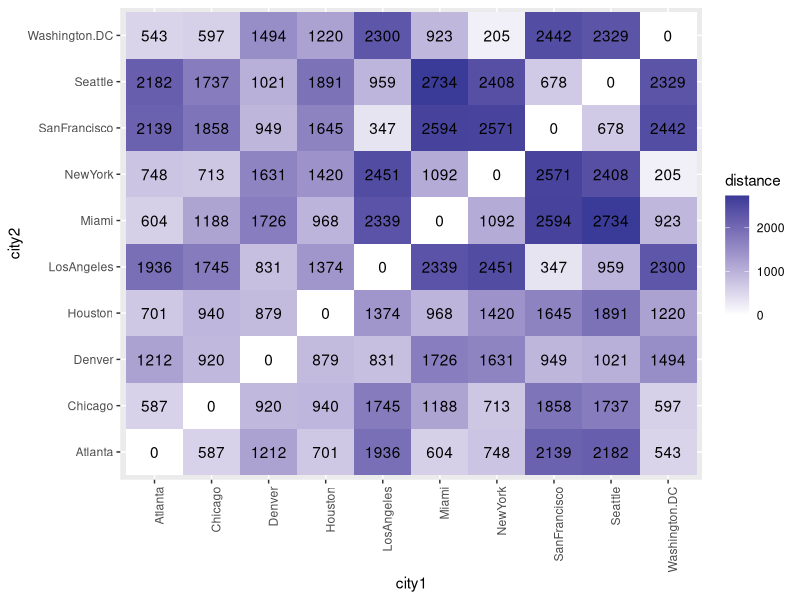
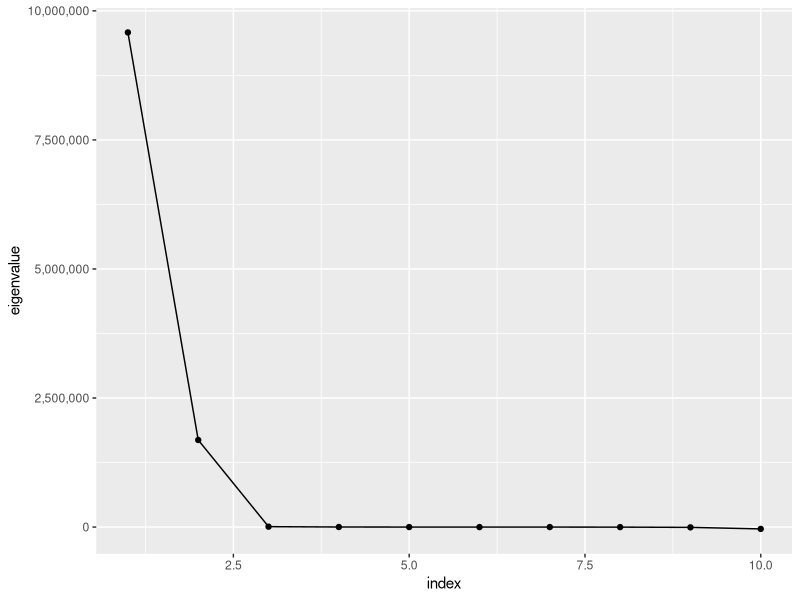
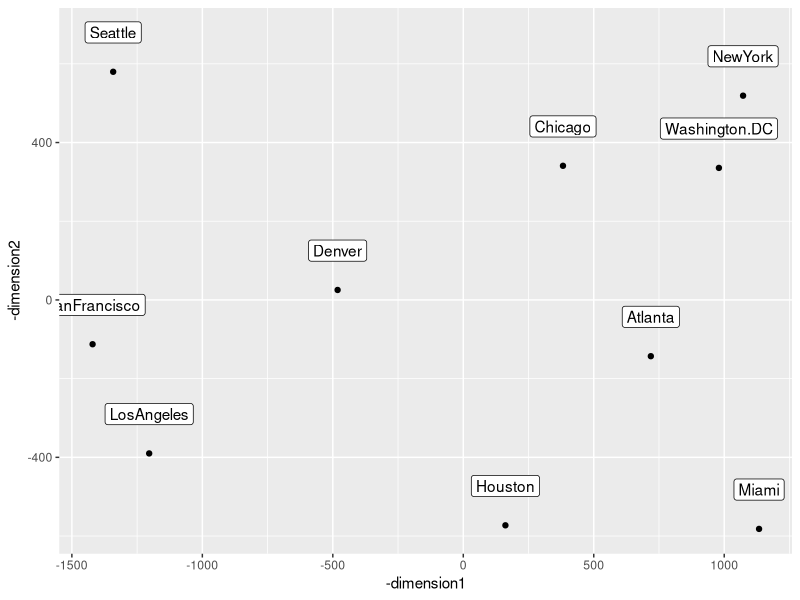
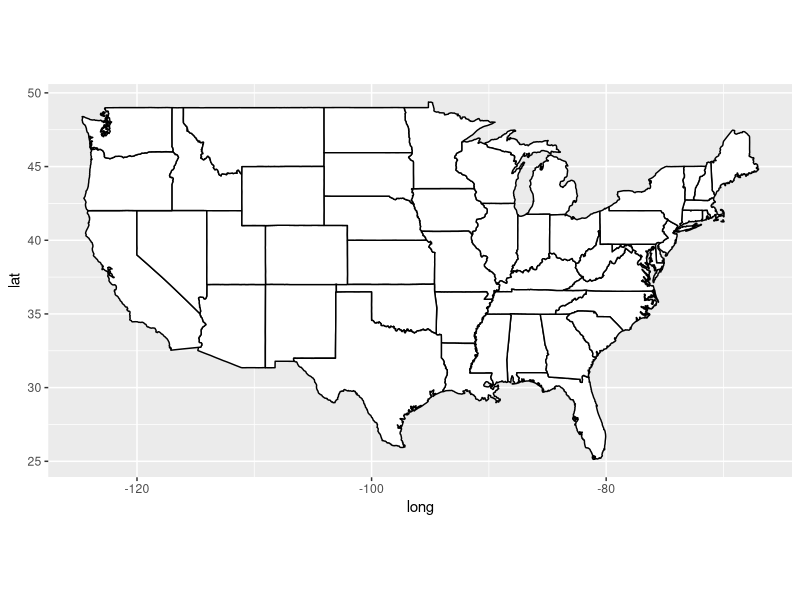
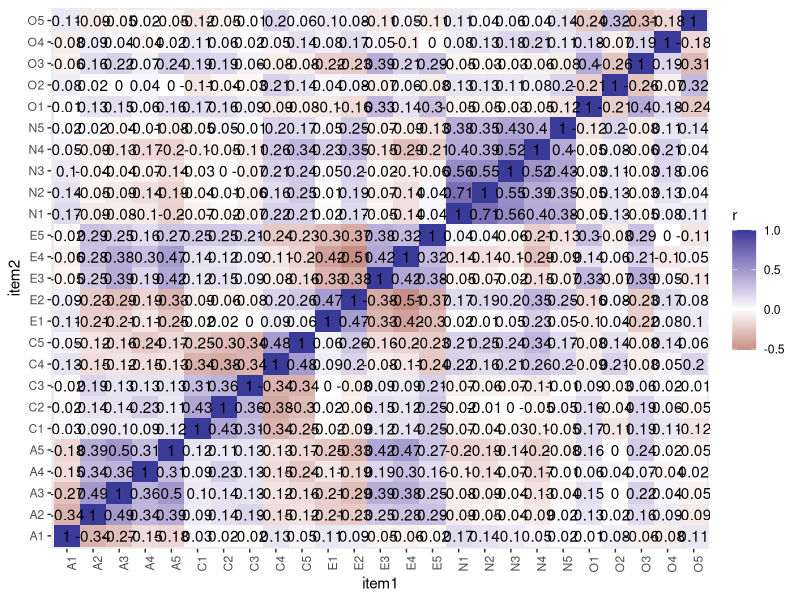
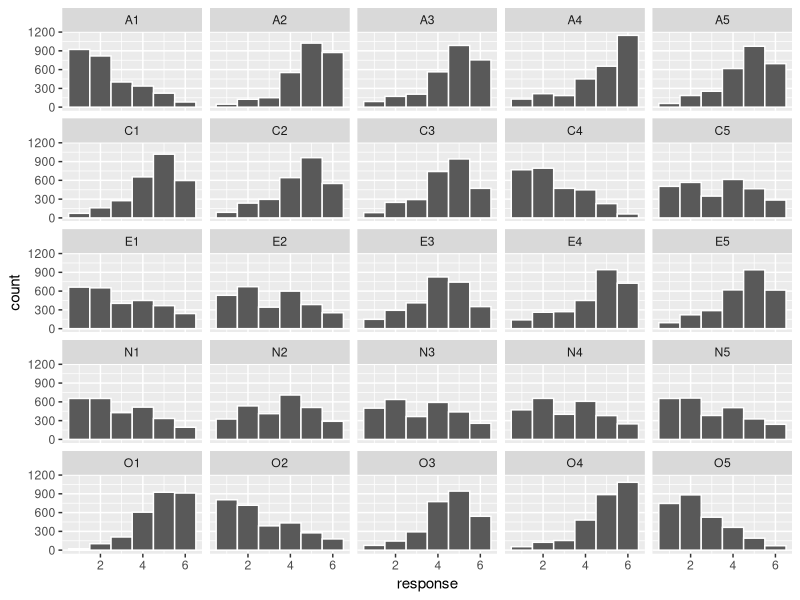
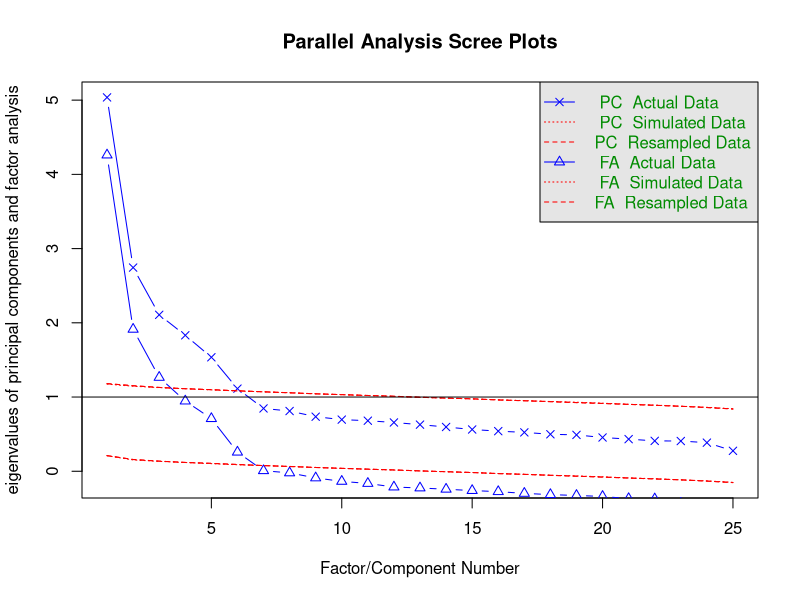
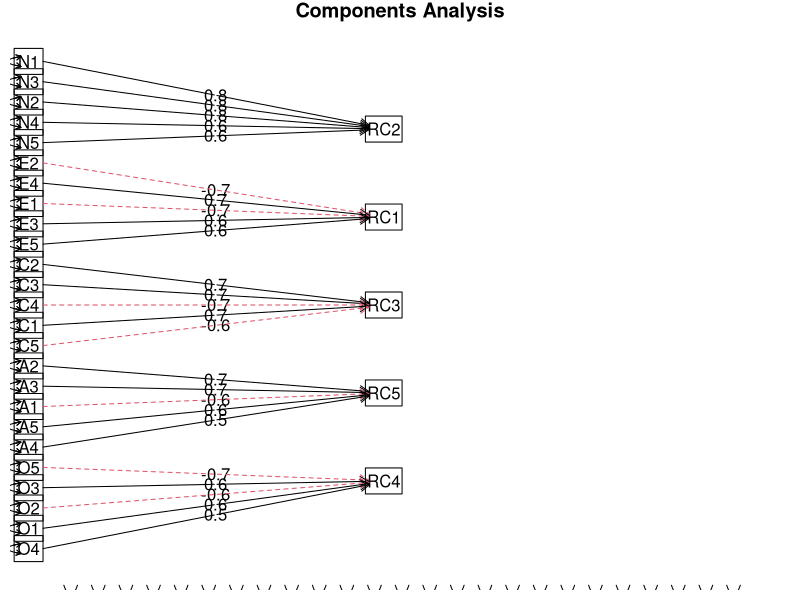

Write the R code that produced these figures, in order.
## ---- chunk 1

# install.packages("tidyverse")
# install.packages("knitr")
# install.packages("maps")
# install.packages("psych")
# install.packages("MASS")

library(tidyverse)
library(knitr)
library(maps)
library(psych)
library(MASS)

# use select from dplyr
select <- dplyr::select

## ---- chunk 2

UScitiesD %>% 
  as.matrix() %>% 
  kable()

## ---- chunk 3

UScitiesD %>% 
  as.matrix() %>% 
  as.data.frame() %>% 
  mutate(city1 = rownames(.)) %>% 
  gather(key = city2, value = distance, -city1) %>% 
  ggplot(mapping = aes(x = city1, y = city2, fill = distance, label = distance)) +
  geom_tile() +
  geom_text() +
  scale_fill_gradient2() +
  theme(axis.text.x = element_text(angle = 90, hjust = 1))

## ---- chunk 4

# give it distance values and number of dimensions
# also ask for the function to output eigenvalues
cmdscale.fit1 <- cmdscale(UScitiesD, k = 2, eig = TRUE)

## ---- chunk 5

tibble(index = 1:length(cmdscale.fit1$eig),
       eigenvalue = cmdscale.fit1$eig) %>% 
  ggplot(mapping = aes(x = index, y = eigenvalue)) +
  geom_line() +
  geom_point() +
  scale_y_continuous(labels = scales::comma)

## ---- chunk 6

cmdscale.data <- tibble(city = rownames(cmdscale.fit1$points),
                        dimension1 = cmdscale.fit1$points[, 1],
                        dimension2 = cmdscale.fit1$points[, 2])

## ---- chunk 7

cmdscale.data %>% 
  ggplot(mapping = aes(x = -dimension1, y = -dimension2, label = city)) +
  geom_point() +
  geom_label(nudge_y = 100)

## ---- chunk 8

map_data("state") %>% 
  ggplot(mapping = aes(x = long, y = lat, group = group)) +
  geom_polygon(fill = "white", colour = "black") +
  coord_quickmap()

## ---- chunk 9

bfi.dictionary %>% 
  slice(-c(26, 27, 28)) %>% 
  select(Item, Big6, Keying) %>% 
  kable()

## ---- chunk 10

bfi %>%
  select(A1, A2, A3, A4, A5, C1, C2, C3, C4, C5, E1, E2, E3, E4, E5, N1, N2, N3, N4, N5, O1, O2, O3, O4, O5) %>% 
  cor(use = "pairwise.complete.obs") %>% 
  round(2) %>% 
  as.data.frame() %>% 
  mutate(item1 = rownames(.)) %>% 
  gather(key = item2, value = r, -item1) %>% 
  ggplot(mapping = aes(x = item1, y = item2, fill = r, label = r)) +
  geom_tile() +
  geom_text() +
  scale_fill_gradient2() +
  theme(axis.text.x = element_text(angle = 90, hjust = 1))

## ---- chunk 11

bfi %>%
  select(A1, A2, A3, A4, A5, C1, C2, C3, C4, C5, E1, E2, E3, E4, E5, N1, N2, N3, N4, N5, O1, O2, O3, O4, O5) %>% 
  gather(key = variable, value = response) %>% 
  ggplot(mapping = aes(x = response)) +
  geom_histogram(binwidth = 1, color = "white") +
  facet_wrap(facets = ~ variable)

## ---- chunk 12

bfi %>%
  select(A1, A2, A3, A4, A5, C1, C2, C3, C4, C5, E1, E2, E3, E4, E5, N1, N2, N3, N4, N5, O1, O2, O3, O4, O5) %>% 
  fa.parallel(fm = "minres", fa = "both")

## ---- chunk 13

bfi25 <- bfi %>%
  select(A1, A2, A3, A4, A5, C1, C2, C3, C4, C5, E1, E2, E3, E4, E5, N1, N2, N3, N4, N5, O1, O2, O3, O4, O5)

## ---- chunk 14

principal(bfi25, nfactors = 5, rotate = "varimax") %>% 
  print(sort = TRUE)

# plot
principal(bfi25, nfactors = 5, rotate = "varimax") %>% 
  fa.diagram(sort = TRUE, errors = TRUE)

## ---- chunk 15

fa(bfi25, nfactors = 5, rotate = "oblimin", fm = "minres") %>% 
  print(sort = TRUE)

# plot
fa(bfi25, nfactors = 5, rotate = "oblimin", fm = "minres") %>% 
  fa.diagram(sort = TRUE, errors = TRUE)

## ---- chunk 16

# fit principal componenets analysis
principal.fit1 <- principal(bfi25, nfactors = 5, rotate = "varimax")

# fit factor analysis
fa.fit1 <- fa(bfi25, nfactors = 5, rotate = "oblimin", fm = "minres")

## ---- chunk 17

factor.congruence(list(principal.fit1, fa.fit1)) %>% 
  as.data.frame() %>% 
  mutate(factor1 = rownames(.)) %>% 
  gather(key = factor2, value = r, -factor1) %>% 
  ggplot(mapping = aes(x = factor1, y = factor2, fill = r, label = r)) +
  geom_tile() +
  geom_text() +
  scale_fill_gradient2()

## ---- chunk 18

# save correlation matrix
r <- corFiml(bfi25)

# convert to distance matrix
bfi.d <- sqrt(2 * (1 - r))

## ---- chunk 19

# give it distance values and number of dimensions
# also ask for the function to output eigenvalues
isoMDS.fit1 <- isoMDS(bfi.d, k = 2, maxit = 100)

## ---- chunk 20

tibble(x = 1:5, y = x + c(1, 2, 5, 8, 20)) %>% 
  ggplot(mapping = aes(x = x, y = y)) +
  geom_point() +
  geom_line()

## ---- chunk 21

# shepard
Shepard.fit1 <- Shepard(as.dist(bfi.d), isoMDS.fit1$points)

# save the values from the 2 dimensions (x and y) and the predicted/fitted values (yf)
shepard.data1 <- tibble(x = Shepard.fit1$x, y = Shepard.fit1$y, fit = Shepard.fit1$yf)

# plot
shepard.data1 %>% 
  ggplot(mapping = aes(x = x, y = y)) +
  geom_point(alpha = 0.5) +
  geom_line(mapping = aes(x = x, y = fit))

## ---- chunk 22

isoMDS.data1 <- tibble(item = rownames(isoMDS.fit1$points),
                       dimension1 = isoMDS.fit1$points[, 1],
                       dimension2 = isoMDS.fit1$points[, 2],
                       trait = ifelse(str_detect(item, pattern = "A"), "Agreeableness",
                               ifelse(str_detect(item, pattern = "C"), "Conscientiousness",
                               ifelse(str_detect(item, pattern = "E"), "Extraversion",
                               ifelse(str_detect(item, pattern = "N"), "Emotional Stability",
                               ifelse(str_detect(item, pattern = "O"), "Openness", NA))))))

## ---- chunk 23

isoMDS.data1 %>% 
  ggplot(mapping = aes(x = dimension1, y = dimension2, label = item, color = trait)) +
  geom_point() +
  geom_text(nudge_x = 0.025) +
  theme(legend.position = "top")
